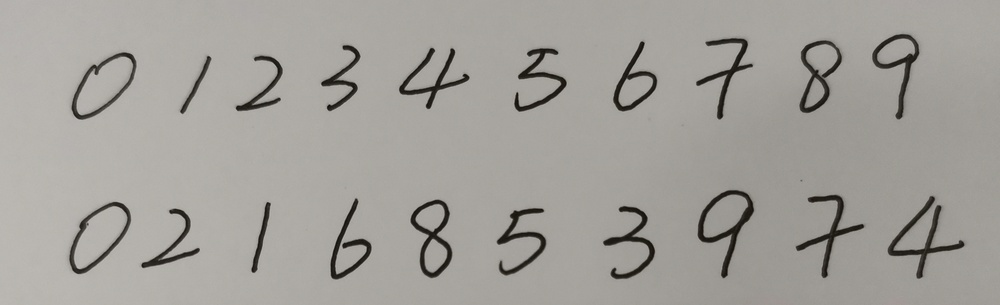
#> input picture ProjectExercise/UserData/plate21.jpg, 1000 x 305 px, shrunk from 3639 x 1111 before the run, found by its file name
$ python 2.py
#> lines starting #> are read from the running program, lines starting #| are printed output that depends on the picture; after the words box and inside, x2 and y2 are one past the last pixel; in counts of white or black regions, pixels touching at a corner belong together
import matplotlib.pyplot as mp
import cv2

# 1、读取图像，并把图像转换为灰度图像并显示
img = cv2.imread(r"C:\Users\fer20\Desktop\project1\SI_100B_Project\ProjectExercise\UserData\plate21.jpg")
#> img is the input picture: shape (305, 1000, 3); mean B, G, R 154.2, 159.3, 162.2
img_gray = cv2.cvtColor(img, cv2.COLOR_BGR2GRAY)  # 转换了灰度化
img2 = img_gray.T
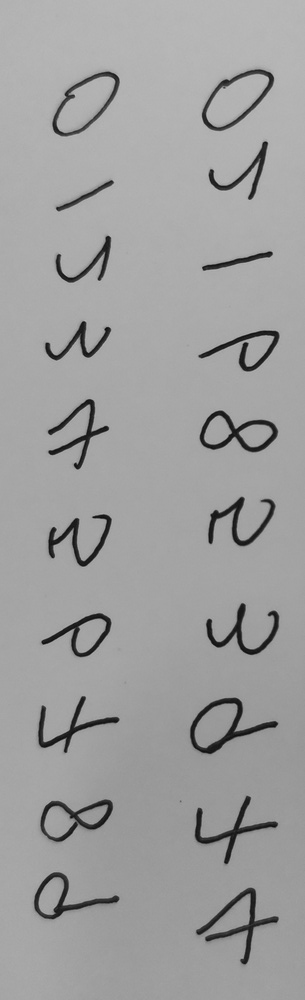
#> img2: shape (1000, 305); min 7, max 188, mean 159.3
cv2.imshow('gra_y', img2)  # 显示图片
cv2.waitKey(0)

# 2、将灰度图像二值化，设定阈值是100
img_thre = img_gray
cv2.threshold(img_gray, 100, 255, cv2.THRESH_BINARY, img_thre)
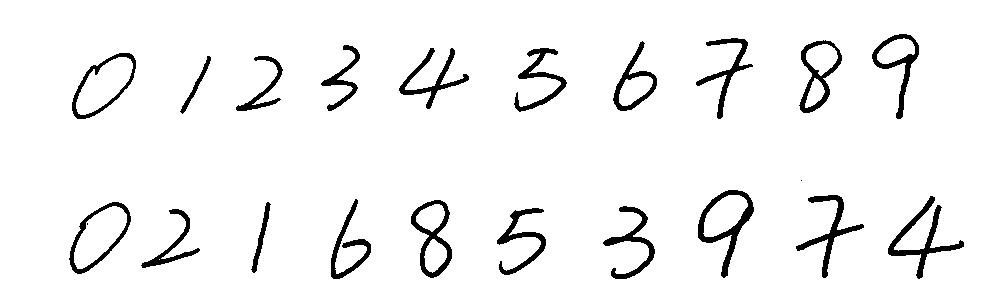
#> img_gray: shape (305, 1000); 94.9% white; 22 black regions (2 under 20 px), largest, box (x1, y1, x2, y2) and area: (888, 196, 964, 279) 1153, (698, 190, 754, 278) 1130, (796, 195, 864, 278) 966
img3 = img_thre.T
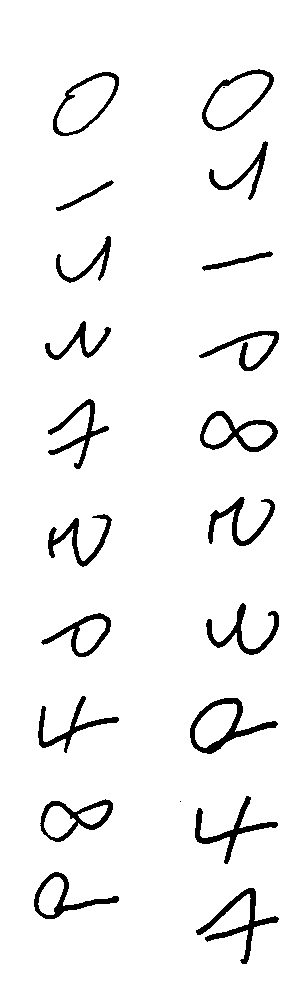
#> img3: shape (1000, 305); 94.9% white; 22 black regions (2 under 20 px), largest, box (x1, y1, x2, y2) and area: (196, 888, 279, 964) 1153, (190, 698, 278, 754) 1130, (195, 796, 278, 864) 966
cv2.imshow('threshold', img3)
cv2.waitKey(0)

# 4、分割字符
def image_split_column(a)->list:
    a = a.T
    ret = []
    startList = []
    endList = []
    height = a.shape[0]
#> height = 1000
    width = a.shape[1]
#> width = 305
    white_max = 0
    black_max = 0
    # 计算每一列的黑白色像素总和
    for i in range(width):
        s = 0  # 这一列白色总数
        t = 0  # 这一列黑色总数
        for j in range(height):
            if a[j][i] == 255:
                s += 1
            if a[j][i] == 0:
                t += 1
        white_max = max(white_max, s)
        black_max = max(black_max, t)
        startList.append(s)
        endList.append(t)


    n = 1
    while n < width - 2:
        n += 1
        if endList[n] > 0.01 * black_max:
            start = n
            for m in range(start + 1, width - 1):
                if startList[m] > 0.99 * white_max:  # 0.95这个参数请多调整，对应下面的0.05
                    end = m
                    break
                else:
                    end = start+1
            n = end
            if end - start > 10:
                cut = a[:, start - 30:end + 30]
                ret.append(cut.T)
                cv2.imshow('caijian', cut.T)
                cv2.waitKey(0)

    return ret


c = image_split_column(img_thre)
print(c)

$ run again, with ProjectExercise/UserData/plate11.jpg copied over ProjectExercise/UserData/plate21.jpg
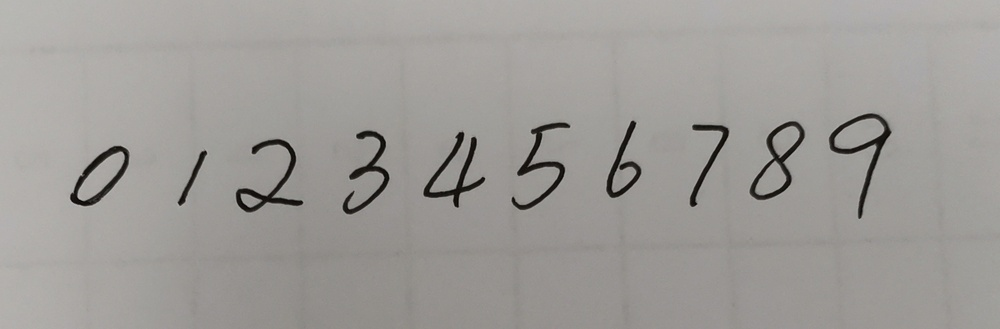
#> input picture ProjectExercise/UserData/plate11.jpg, 1000 x 329 px, shrunk from 2181 x 718 before the run, found by its file name
#> img is the input picture: shape (329, 1000, 3); mean B, G, R 151.9, 155.5, 158.3
#> `cv2.threshold(img_gray, 100, 255, cv2.THRESH_BINARY, img_thre)`:
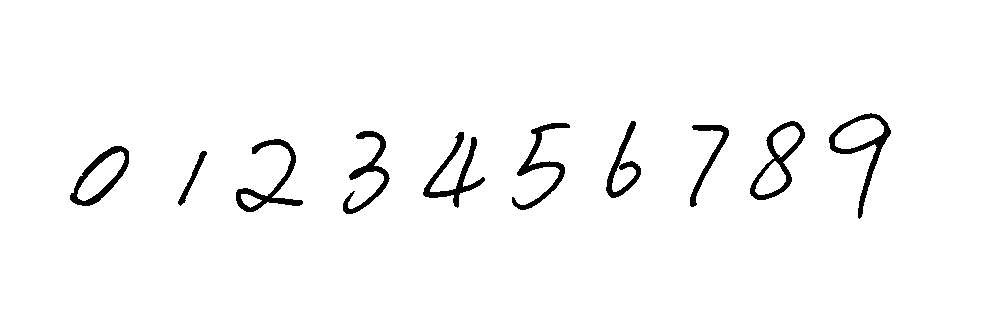
#> img_gray: shape (329, 1000); 97.3% white; 10 black regions, largest, box (x1, y1, x2, y2) and area: (829, 113, 891, 219) 1145, (236, 139, 303, 212) 1096, (423, 132, 485, 208) 1079
#> `img3 = img_thre.T`:
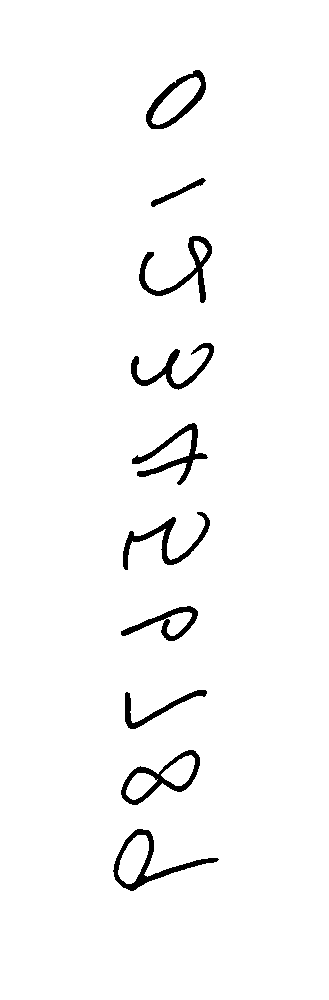
#> img3: shape (1000, 329); 97.3% white; 10 black regions, largest, box (x1, y1, x2, y2) and area: (113, 829, 219, 891) 1145, (139, 236, 212, 303) 1096, (132, 423, 208, 485) 1079

$ run again, with ProjectExercise/UserData/plate33.jpg copied over ProjectExercise/UserData/plate21.jpg
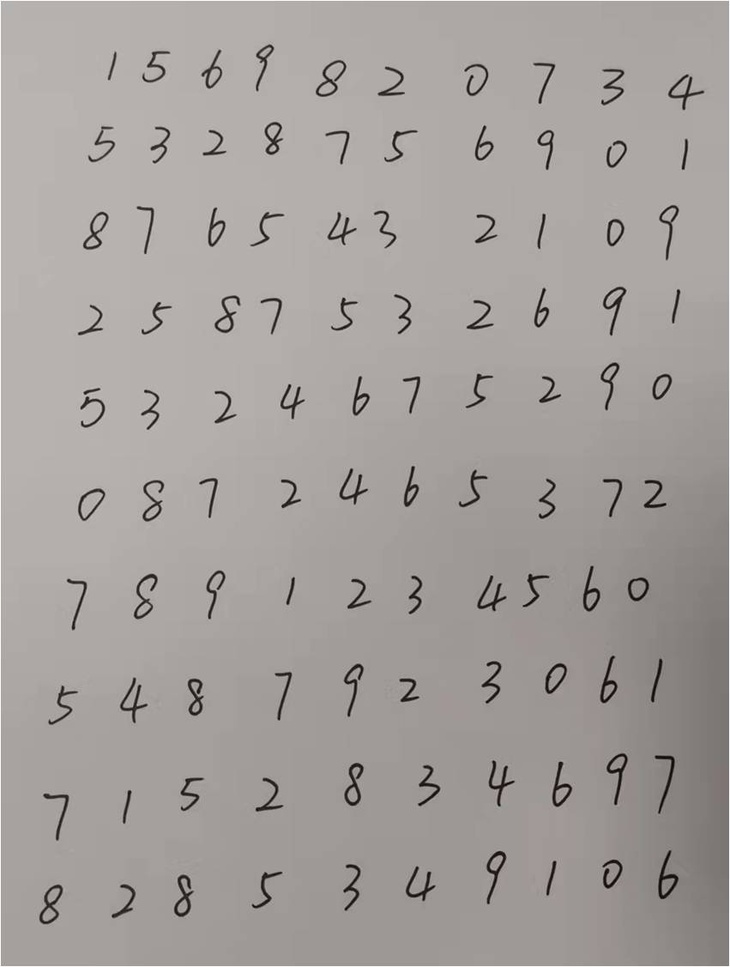
#> input picture ProjectExercise/UserData/plate33.jpg, 730 x 967 px, shrunk from 851 x 1127 before the run, found by its file name
#> img is the input picture: shape (967, 730, 3); mean B, G, R 156.2, 159.1, 164.2
#> `cv2.threshold(img_gray, 100, 255, cv2.THRESH_BINARY, img_thre)`:
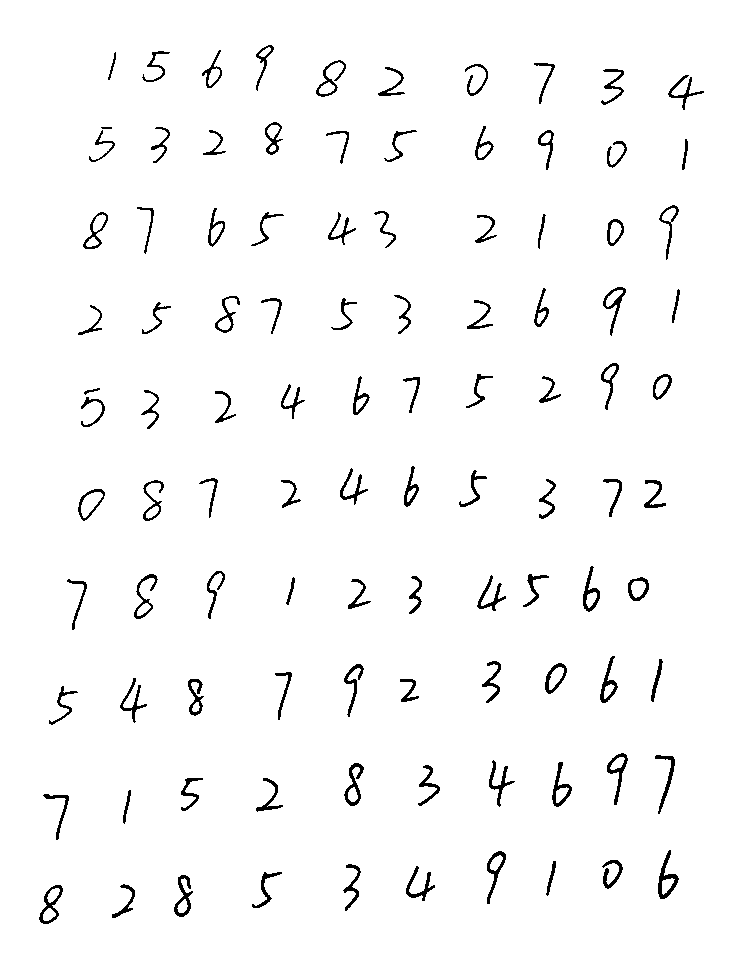
#> img_gray: shape (967, 730); 97.2% white; 102 black regions, largest, box (x1, y1, x2, y2) and area: (658, 850, 679, 899) 344, (344, 763, 364, 806) 308, (174, 875, 193, 917) 308
#> `img3 = img_thre.T`:
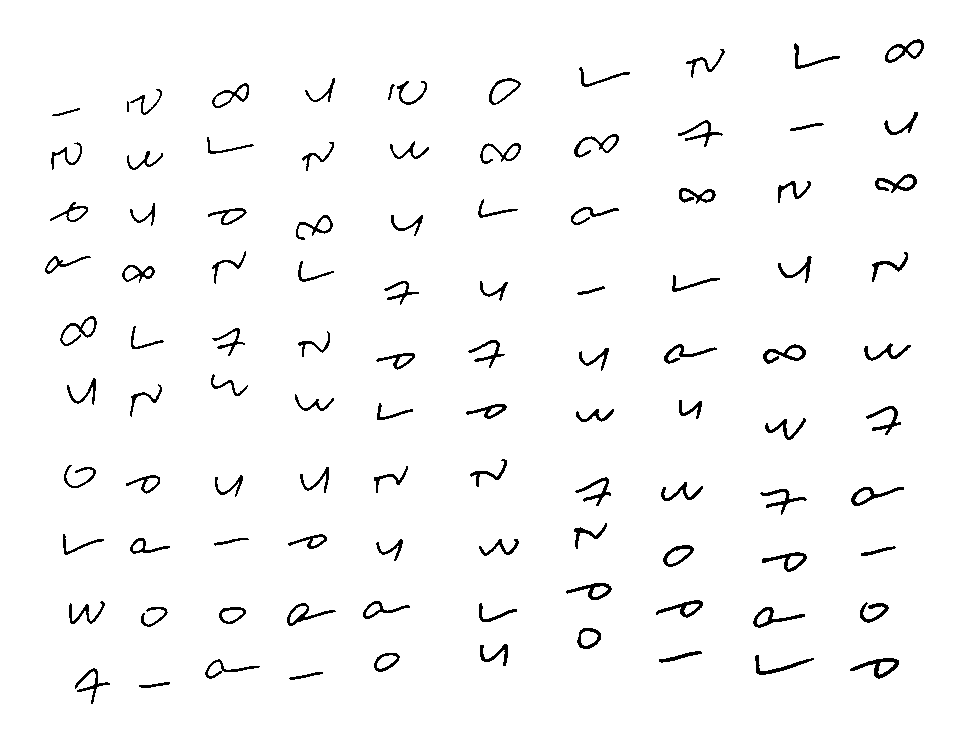
#> img3: shape (730, 967); 97.2% white; 102 black regions, largest, box (x1, y1, x2, y2) and area: (850, 658, 899, 679) 344, (875, 174, 917, 193) 308, (763, 344, 806, 364) 308

$ run again, with ProjectExercise/UserData/012.jpg copied over ProjectExercise/UserData/plate21.jpg
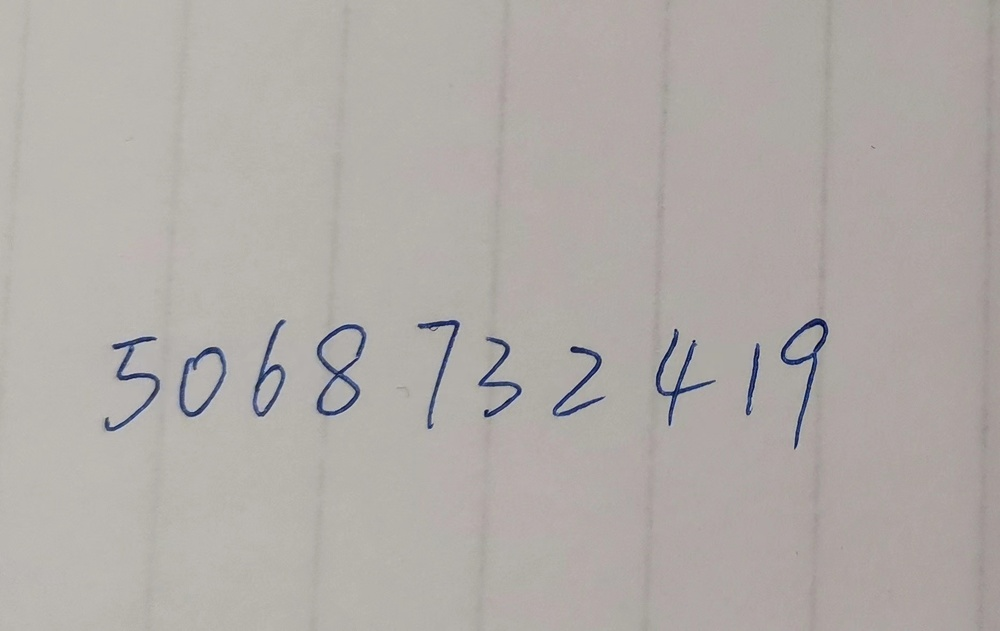
#> input picture ProjectExercise/UserData/012.jpg, 1000 x 631 px, shrunk from 1858 x 1173 before the run, found by its file name
#> img is the input picture: shape (631, 1000, 3); mean B, G, R 168, 171.5, 176.6
#> `cv2.threshold(img_gray, 100, 255, cv2.THRESH_BINARY, img_thre)`:
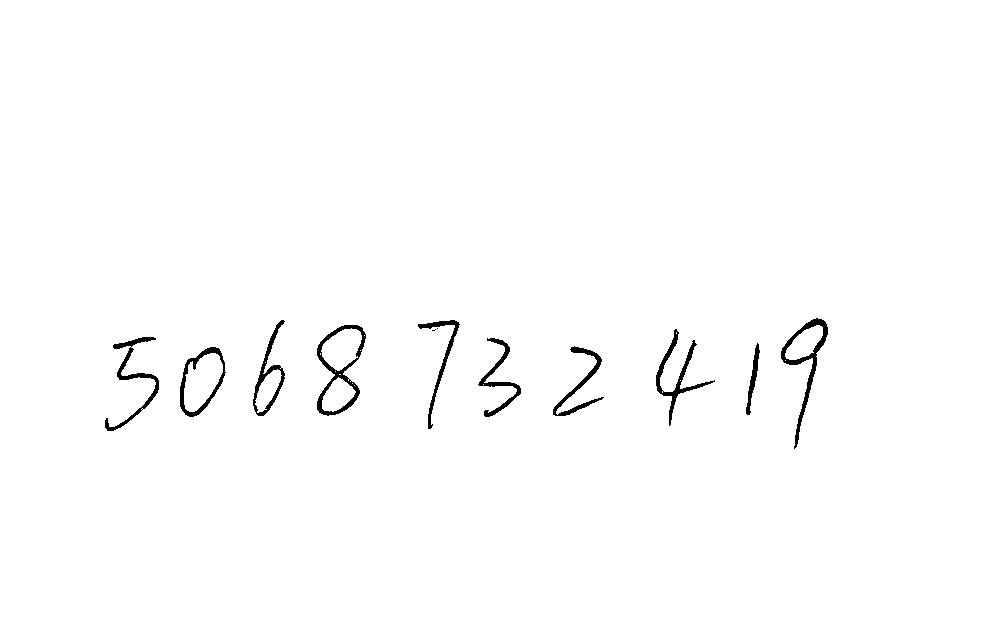
#> img_gray: shape (631, 1000); 98.9% white; 12 black regions (2 under 20 px), largest, box (x1, y1, x2, y2) and area: (317, 325, 366, 416) 989, (781, 318, 828, 449) 967, (656, 329, 715, 426) 810
#> `img3 = img_thre.T`:
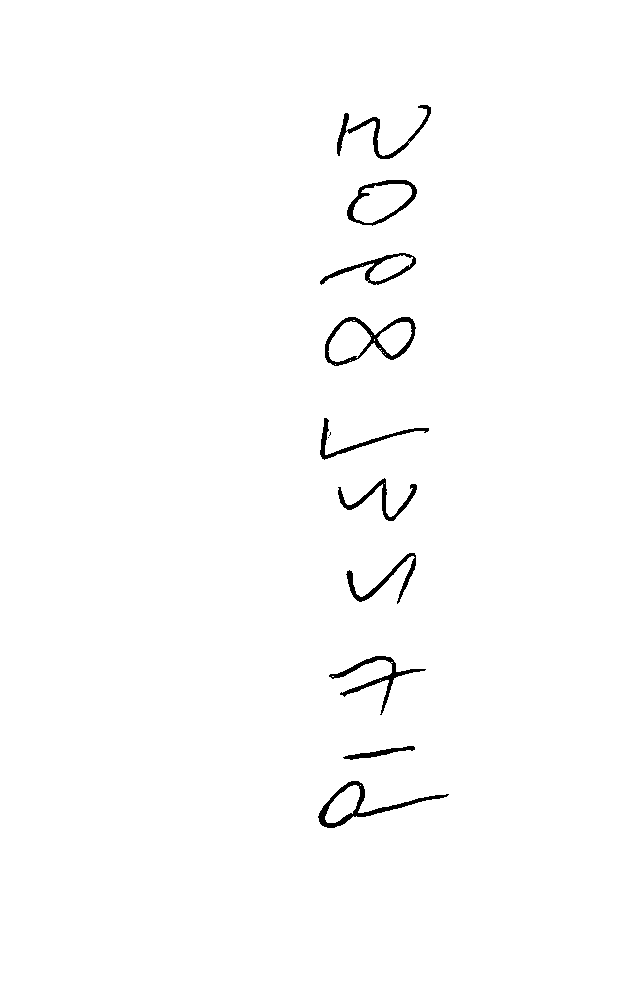
#> img3: shape (1000, 631); 98.9% white; 12 black regions (2 under 20 px), largest, box (x1, y1, x2, y2) and area: (325, 317, 416, 366) 989, (318, 781, 449, 828) 967, (329, 656, 426, 715) 810
